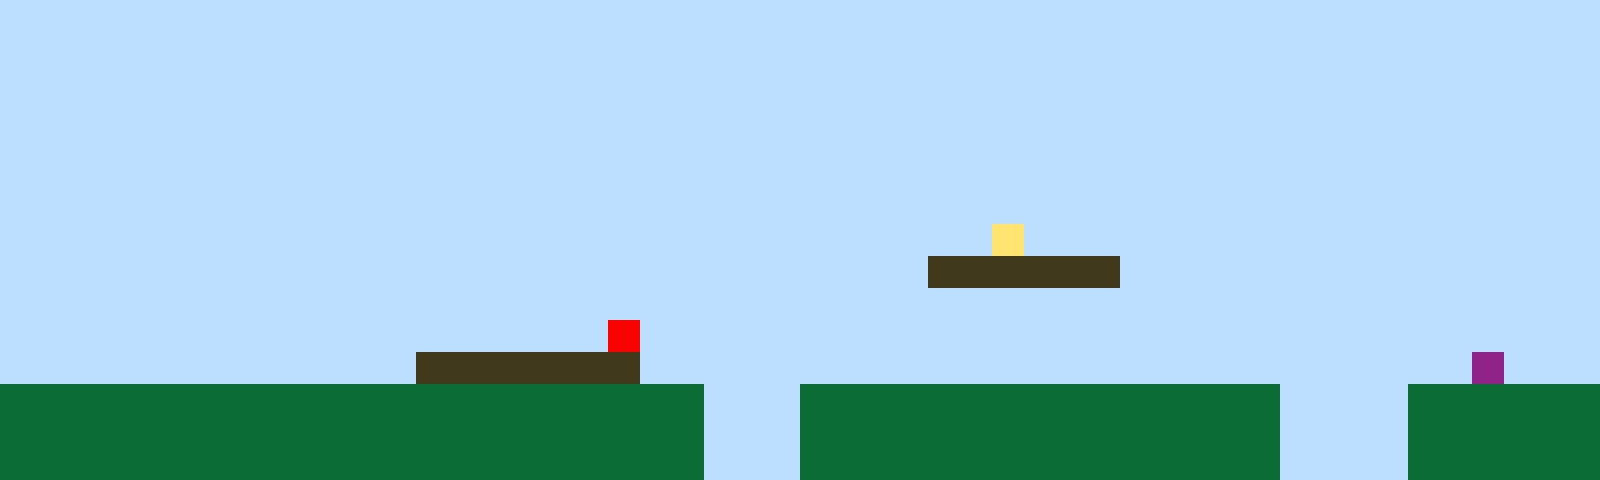

A level layout from a 2D game, rendered from its tile map. Below: a short description, then the map file with its tile-grid data intact:
An orthogonal 50x15 tile map with 32x32 px tiles, 1 tile layer (Tile Layer 1).

<map version="1.10" tiledversion="1.11.2" orientation="orthogonal" renderorder="right-up" width="50" height="15" tilewidth="32" tileheight="32" infinite="0" nextlayerid="2" nextobjectid="1"><editorsettings><export target="map1.csv" format="csv" /></editorsettings><tileset firstgid="1" name="sprites" tilewidth="32" tileheight="32" tilecount="6" columns="3"><image source="sprites.png" width="96" height="64" /></tileset><layer id="1" name="Tile Layer 1" width="50" height="15"><data encoding="csv">1,1,1,1,1,1,1,1,1,1,1,1,1,1,1,1,1,1,1,1,1,1,1,1,1,1,1,1,1,1,1,1,1,1,1,1,1,1,1,1,1,1,1,1,1,1,1,1,1,1,1,1,1,1,1,1,1,1,1,1,1,1,1,1,1,1,1,1,1,1,1,1,1,1,1,1,1,1,1,1,1,1,1,1,1,1,1,1,1,1,1,1,1,1,1,1,1,1,1,1,1,1,1,1,1,1,1,1,1,1,1,1,1,1,1,1,1,1,1,1,1,1,1,1,1,1,1,1,1,1,1,1,1,1,1,1,1,1,1,1,1,1,1,1,1,1,1,1,1,1,1,1,1,1,1,1,1,1,1,1,1,1,1,1,1,1,1,1,1,1,1,1,1,1,1,1,1,1,1,1,1,1,1,1,1,1,1,1,1,1,1,1,1,1,1,1,1,1,1,1,1,1,1,1,1,1,1,1,1,1,1,1,1,1,1,1,1,1,1,1,1,1,1,1,1,1,1,1,1,1,1,1,1,1,1,1,1,1,1,1,1,1,1,1,1,1,1,1,1,1,1,1,1,1,1,1,1,1,1,1,1,1,1,1,1,1,1,1,1,1,1,1,1,1,1,1,1,1,1,1,1,1,1,1,1,1,1,1,1,1,1,1,1,1,1,1,1,1,1,1,1,1,1,1,1,1,1,1,1,1,1,1,1,1,1,1,1,1,1,1,1,1,1,1,1,1,1,1,1,1,1,1,1,1,1,1,1,1,1,1,1,1,1,1,1,1,1,1,1,1,1,1,1,1,1,1,1,1,1,1,1,1,1,1,1,1,1,1,1,1,1,1,1,1,1,1,1,1,1,1,1,4,1,1,1,1,1,1,1,1,1,1,1,1,1,1,1,1,1,1,1,1,1,1,1,1,1,1,1,1,1,1,1,1,1,1,1,1,1,1,1,1,1,1,1,1,1,1,1,3,3,3,3,3,3,1,1,1,1,1,1,1,1,1,1,1,1,1,1,1,1,1,1,1,1,1,1,1,1,1,1,1,1,1,1,1,1,1,1,1,1,1,1,1,1,1,1,1,1,1,1,1,1,1,1,1,1,1,1,1,1,1,1,1,1,1,1,1,1,1,1,1,1,1,1,1,1,1,1,1,1,1,1,1,1,1,1,1,1,5,1,1,1,1,1,1,1,1,1,1,1,1,1,1,1,1,1,1,1,1,1,1,1,1,1,1,1,1,1,1,1,1,1,1,1,1,1,1,1,1,1,1,1,3,3,3,3,3,3,3,1,1,1,1,1,1,1,1,1,1,1,1,1,1,1,1,1,1,1,1,1,1,1,1,1,1,6,1,1,1,2,2,2,2,2,2,2,2,2,2,2,2,2,2,2,2,2,2,2,2,2,2,1,1,1,2,2,2,2,2,2,2,2,2,2,2,2,2,2,2,1,1,1,1,2,2,2,2,2,2,2,2,2,2,2,2,2,2,2,2,2,2,2,2,2,2,2,2,2,2,2,2,1,1,1,2,2,2,2,2,2,2,2,2,2,2,2,2,2,2,1,1,1,1,2,2,2,2,2,2,2,2,2,2,2,2,2,2,2,2,2,2,2,2,2,2,2,2,2,2,2,2,1,1,1,2,2,2,2,2,2,2,2,2,2,2,2,2,2,2,1,1,1,1,2,2,2,2,2,2</data></layer></map>
